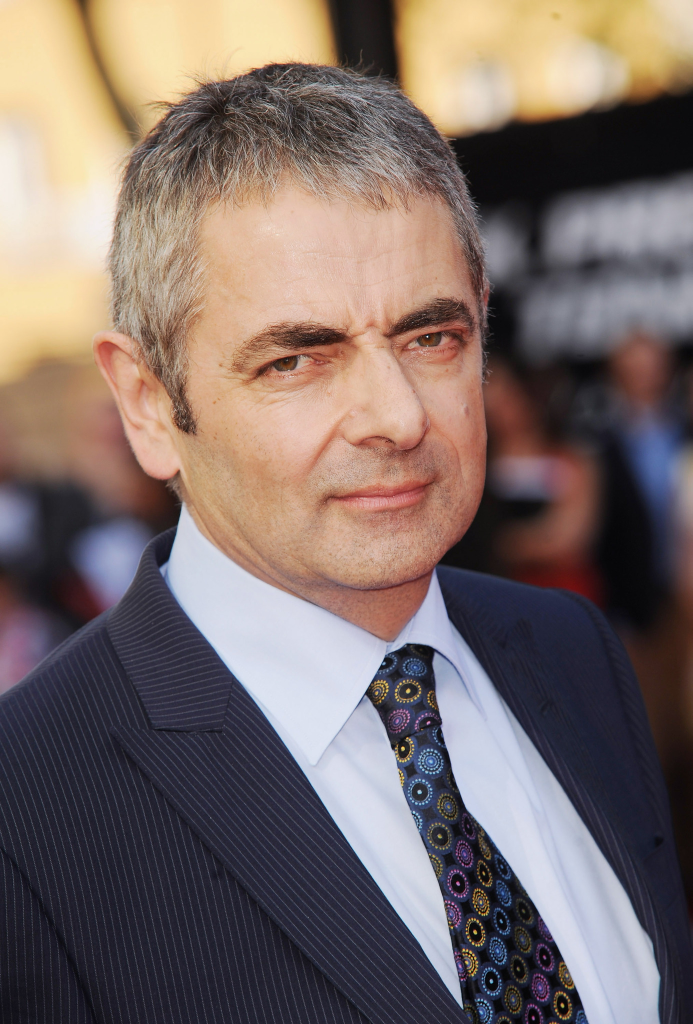
#> input picture backend/lycus_register.jpg, 1385 x 2048 px (shown at 1/2 size)
$ jupyter execute --allow-errors DemoCitra_Enhanced.ipynb   (shell and % lines are left out)
#> lines starting #> are read from the running program, lines starting #| are printed output that depends on the picture
# 🎓 UniPresence: Face Recognition System
## Demonstrasi Teknis - Pilar Pengolahan Citra Digital

---

**Sistem Absensi Berbasis Face Recognition**
Universitas Harkat Negeri

### 📋 Overview

Notebook ini mendemonstrasikan **tiga pilar utama** Face Recognition yang digunakan di UniPresence:

1. **🔍 Deteksi Wajah** (Face Detection)
2. **📊 Ekstraksi Fitur** (Feature Extraction/Encoding)
3. **⚖️ Perbandingan & Keputusan** (Comparison & Decision Making)

Setiap fase akan dijelaskan dengan visualisasi untuk menunjukkan bagaimana data citra diproses dari kamera hingga keputusan absensi.

---

## 📦 Import Libraries

Pastikan semua library terinstall:
```bash
pip install face_recognition opencv-python numpy matplotlib pillow
```

[cell 1]
import face_recognition
import cv2
import numpy as np
import matplotlib.pyplot as plt
from PIL import Image
import warnings
warnings.filterwarnings('ignore')

# Set matplotlib style
plt.style.use('seaborn-v0_8-darkgrid')

print("✅ All libraries imported successfully!")
print(f"OpenCV version: {cv2.__version__}")
print(f"Face Recognition library ready!")

## 📸 Load Sample Images

Kita akan menggunakan tiga sample images:
- **lycus_register.jpg** - Foto registrasi wajah (single face, kondisi ideal)
- **lycus_absensi.jpg** - Foto saat absensi (real-world scenario)
- **party.jpg** - Multiple faces (untuk demonstrasi deteksi multiple)

[cell 2]
# Load images
img_register = cv2.imread('lycus_register.jpg')
#> img_register is the input picture: shape (2048, 1385, 3); mean B, G, R 104.6, 108.5, 123.3
img_absensi = cv2.imread('lycus_absensi.jpg')
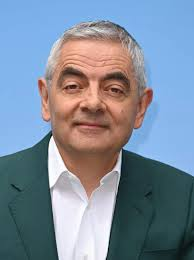
#> input picture backend/lycus_absensi.jpg, 194 x 260 px
#> img_absensi is the input picture: shape (260, 194, 3); mean B, G, R 156, 139.1, 125
img_party = cv2.imread('party.jpg')
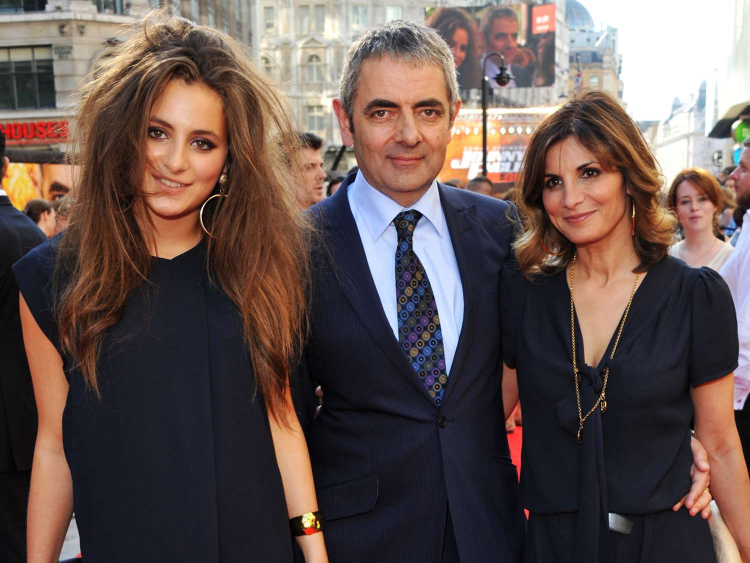
#> input picture backend/party.jpg, 1500 x 1125 px (shown at 1/2 size)
#> img_party is the input picture: shape (1125, 1500, 3); mean B, G, R 80.9, 84.6, 100.7

# Convert BGR to RGB for matplotlib display
img_register_rgb = cv2.cvtColor(img_register, cv2.COLOR_BGR2RGB)
img_absensi_rgb = cv2.cvtColor(img_absensi, cv2.COLOR_BGR2RGB)
img_party_rgb = cv2.cvtColor(img_party, cv2.COLOR_BGR2RGB)

# Display original images
fig, axes = plt.subplots(1, 3, figsize=(18, 6))

axes[0].imshow(img_register_rgb)
axes[0].set_title('Register Image (Ideal Condition)', fontsize=14, fontweight='bold')
axes[0].axis('off')

axes[1].imshow(img_absensi_rgb)
axes[1].set_title('Attendance Image (Real-world)', fontsize=14, fontweight='bold')
axes[1].axis('off')

axes[2].imshow(img_party_rgb)
axes[2].set_title('Multiple Faces (Party)', fontsize=14, fontweight='bold')
axes[2].axis('off')

plt.tight_layout()
plt.show()

print(f"✅ Loaded 3 sample images")
print(f"Register image shape: {img_register.shape}")
#| Register image shape: (2048, 1385, 3)
print(f"Absensi image shape: {img_absensi.shape}")
#| Absensi image shape: (260, 194, 3)
print(f"Party image shape: {img_party.shape}")
#| Party image shape: (1125, 1500, 3)

---

# 🔧 FASE I: Pre-processing (Peningkatan Kualitas Citra)

Sebelum deteksi wajah, sistem melakukan **pre-processing** untuk mengoptimalkan gambar dan mengatasi masalah pencahayaan.

## A. Histogram Equalization (CLAHE)

**Konsep:** CLAHE (Contrast Limited Adaptive Histogram Equalization) memperbaiki distribusi kontras piksel di area lokal.

**Kaitan ke UniPresence:**
Mengatasi masalah **pencahayaan yang tidak merata** di ruangan - penyebab utama deteksi wajah gagal!

[cell 3]
# Apply CLAHE to improve contrast
def apply_clahe(image):
    """Apply CLAHE to improve image contrast"""
    # Convert to LAB color space
    lab = cv2.cvtColor(image, cv2.COLOR_BGR2LAB)
#> lab: shape (260, 194, 3); mean of channels 0, 1, 2 145.6, 128.7, 118.7
    l, a, b = cv2.split(lab)
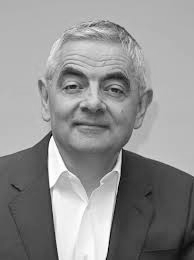
#> l: shape (260, 194); min 2, max 255, mean 145.6
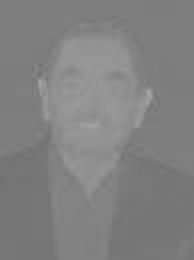
#> a: shape (260, 194); min 111, max 165, mean 128.7
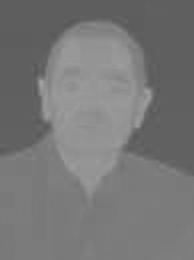
#> b: shape (260, 194); min 87, max 163, mean 118.7

    # Apply CLAHE to L channel
    clahe = cv2.createCLAHE(clipLimit=3.0, tileGridSize=(8,8))
    l_clahe = clahe.apply(l)
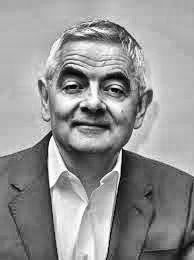
#> l_clahe: shape (260, 194); min 1, max 255, mean 148.6

    # Merge channels
    lab_clahe = cv2.merge([l_clahe, a, b])
#> lab_clahe: shape (260, 194, 3); mean of channels 0, 1, 2 148.6, 128.7, 118.7

    # Convert back to BGR
    result = cv2.cvtColor(lab_clahe, cv2.COLOR_LAB2BGR)
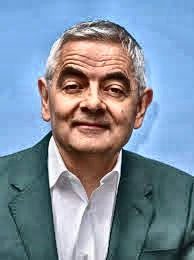
#> result: shape (260, 194, 3); mean B, G, R 159.1, 142.3, 127.1
    return result

# Apply CLAHE to absensi image (often has lighting issues)
img_clahe = apply_clahe(img_absensi)
img_clahe_rgb = cv2.cvtColor(img_clahe, cv2.COLOR_BGR2RGB)

# Compare before and after
fig, axes = plt.subplots(1, 2, figsize=(14, 6))

axes[0].imshow(img_absensi_rgb)
axes[0].set_title('Before CLAHE (Uneven Lighting)', fontsize=13, fontweight='bold')
axes[0].axis('off')

axes[1].imshow(img_clahe_rgb)
axes[1].set_title('After CLAHE (Enhanced Contrast)', fontsize=13, fontweight='bold', color='green')
axes[1].axis('off')

plt.suptitle('CLAHE: Contrast Limited Adaptive Histogram Equalization', fontsize=16, fontweight='bold', y=1.02)
plt.tight_layout()
plt.show()

print("✅ CLAHE applied successfully!")
print("📊 Insight: Notice how the face becomes more visible and details are enhanced.")

## B. Konversi Warna HSV (Hue, Saturation, Value)

**Konsep:** HSV memisahkan informasi warna (Hue), saturasi (Saturation), dan kecerahan (Value).

**Kaitan ke UniPresence:**
Channel **V (Value/Brightness)** dapat dipisahkan dan dinormalisasi untuk membuat input lebih stabil ke model face recognition, regardless of lighting conditions.

[cell 4]
# Convert to HSV
img_hsv = cv2.cvtColor(img_register, cv2.COLOR_BGR2HSV)
#> img_hsv: shape (2048, 1385, 3); mean H, S, V 72.8, 73, 131.8
h, s, v = cv2.split(img_hsv)
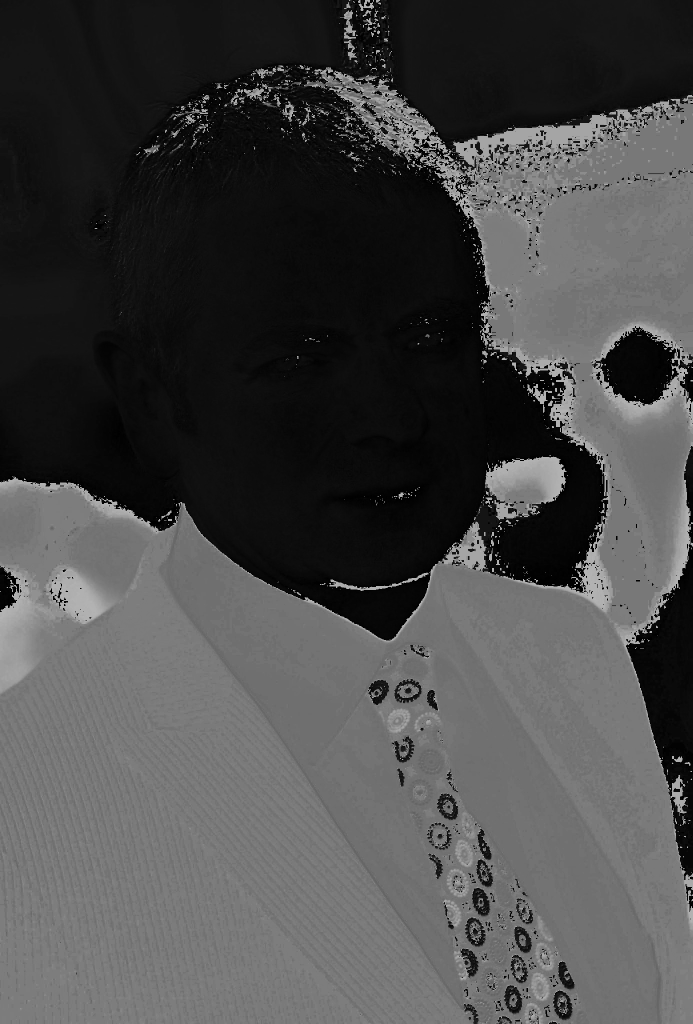
#> h: shape (2048, 1385) (shown at 1/2 size); min 0, max 179, mean 72.8
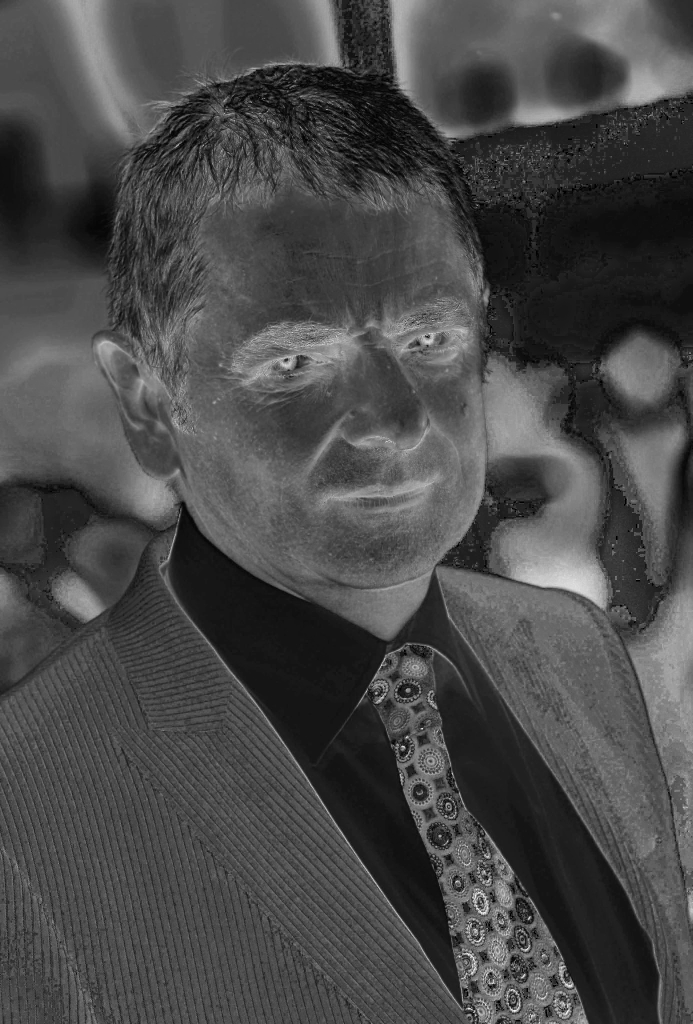
#> s: shape (2048, 1385) (shown at 1/2 size); min 0, max 255, mean 73
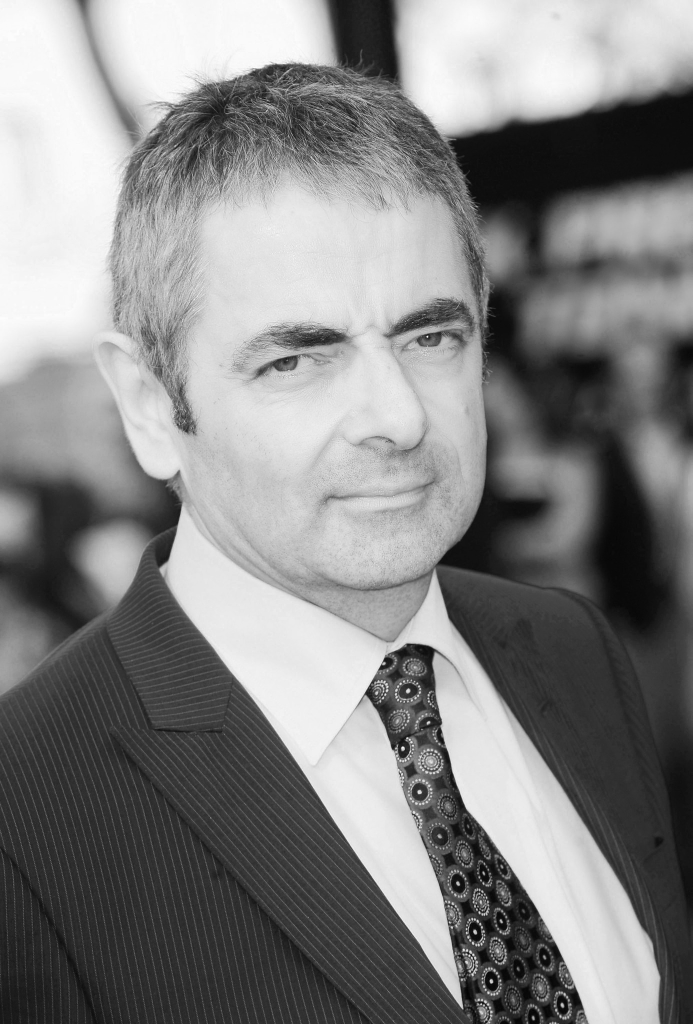
#> v: shape (2048, 1385) (shown at 1/2 size); min 1, max 255, mean 131.8

# Visualize each channel
fig, axes = plt.subplots(2, 2, figsize=(14, 12))

axes[0, 0].imshow(img_register_rgb)
axes[0, 0].set_title('Original Image (RGB)', fontsize=13, fontweight='bold')
axes[0, 0].axis('off')

axes[0, 1].imshow(h, cmap='hsv')
axes[0, 1].set_title('Hue Channel (Color Information)', fontsize=13, fontweight='bold')
axes[0, 1].axis('off')

axes[1, 0].imshow(s, cmap='gray')
axes[1, 0].set_title('Saturation Channel (Color Intensity)', fontsize=13, fontweight='bold')
axes[1, 0].axis('off')

axes[1, 1].imshow(v, cmap='gray')
axes[1, 1].set_title('Value Channel (Brightness) ⭐ KEY for FR', fontsize=13, fontweight='bold', color='red')
axes[1, 1].axis('off')

plt.suptitle('HSV Color Space Decomposition', fontsize=16, fontweight='bold', y=0.98)
plt.tight_layout()
plt.show()

print("✅ HSV decomposition complete!")
print("📊 Insight: The V (Value) channel isolates brightness, making face recognition more robust to lighting changes.")

## C. Noise Reduction (Gaussian Blur)

**Konsep:** Menghaluskan citra untuk menghilangkan noise (bintik-bintik) tanpa menghilangkan detail penting.

**Kaitan ke UniPresence:**
Penting sebelum deteksi untuk **mempertajam fitur wajah** dan mengurangi false positives dari noise.

[cell 5]
# Apply Gaussian Blur for noise reduction
img_blur = cv2.GaussianBlur(img_register, (5, 5), 0)
img_blur_rgb = cv2.cvtColor(img_blur, cv2.COLOR_BGR2RGB)

# Compare
fig, axes = plt.subplots(1, 2, figsize=(14, 6))

axes[0].imshow(img_register_rgb)
axes[0].set_title('Original (May have noise)', fontsize=13, fontweight='bold')
axes[0].axis('off')

axes[1].imshow(img_blur_rgb)
axes[1].set_title('After Gaussian Blur (Noise Reduced)', fontsize=13, fontweight='bold', color='green')
axes[1].axis('off')

plt.suptitle('Noise Reduction with Gaussian Blur', fontsize=16, fontweight='bold', y=1.02)
plt.tight_layout()
plt.show()

print("✅ Noise reduction applied!")
print("📊 Insight: Subtle smoothing improves feature extraction without losing critical facial details.")
